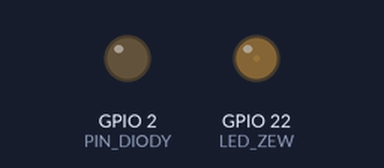
Simulated run of this sketch. Board: ESP32. Shown: output pins drawn as LEDs (lit = HIGH). What the sketch prints to the serial monitor is not drawn.

Above: at 37.05 s.
At 44.35 s:
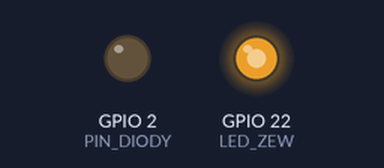
At 51.45 s:
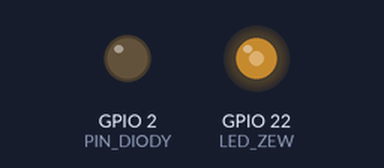
At 67.05 s:
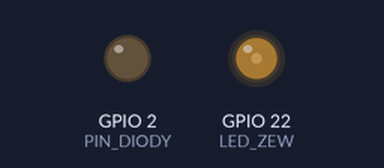
Timing chart, 0 to 72.0 s (numbered marks = the images above):
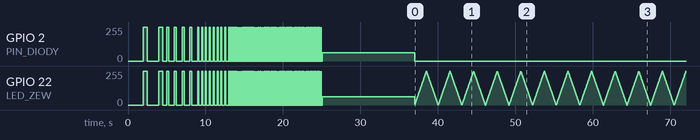

Measured:
- by itself, GPIO 2 (PIN_DIODY): 255/255 → 0/255 at 2.5 s, → 255/255 1.5 s later, → 0/255 0.50 s later, → 255/255 0.50 s later, … (309 changes in this stretch)
- by itself, GPIO 22 (LED_ZEW): 255/255 → 0/255 at 2.5 s, → 255/255 1.5 s later, → 0/255 0.50 s later, → 255/255 0.50 s later, … (6412 changes in this stretch)

The sketch:

L05_pwm_dioda.ino
```cpp
/*
 * ==============================================================
 *  LEKCJA 05: PWM – JAK „ŚCISZYĆ” DIODĘ
 *  Kurs „Inżynieria dronowa” – Uniwersytet Dzieci, zajęcia 3
 *  WERSJA PROWADZĄCEGO (z rozwiązaniami)
 * ==============================================================
 *
 *  CZEGO SIĘ NAUCZYSZ
 *   - Co to jest PWM i wypełnienie.
 *   - Dlaczego szybkie mruganie oko widzi jako słabsze światło.
 *   - Jak zrobić PWM sprzętem (moduł LEDC w ESP32).
 *   - Jak oglądać dane na wykresie (Serial Plotter).
 *
 *  CO MUSI BYĆ PODŁĄCZONE
 *   - Kabel USB. Dioda RGB jest na płytce.
 *   - (opcjonalnie) zewnętrzna dioda: pin LED_ZEW -> rezystor 220 Ω
 *     -> dłuższa nóżka diody, krótsza nóżka -> GND.
 *
 *  JAK TO DZIAŁA
 *   Pin umie tylko dwie rzeczy: włączony (1) albo wyłączony (0).
 *   Żeby dioda świeciła „w połowie”, szybko ją włączamy i wyłączamy.
 *   WYPEŁNIENIE mówi, przez jaką część czasu jest włączona.
 *   Analogia: wentylator, który włączasz na chwilę co chwilę –
 *   im dłużej włączony, tym mocniej dmucha „średnio”.
 *
 *    25%:  _       _       _
 *         | |_____| |_____| |_____
 *    50%:  ___     ___     ___
 *         |   |___|   |___|   |___
 *    75%:  _____   _____   _____
 *         |     |_|     |_|     |_
 *         |<----->|
 *           okres
 *
 *   Program ma 3 części:
 *    1) PWM „ręcznie” i bardzo wolno (okres 2 s) – widać włącz/wyłącz,
 *       a na Plotterze prostokąt 0/1.
 *    2) Okres coraz krótszy – aż oko widzi tylko jasność.
 *    3) PWM sprzętowy (LEDC) – płytka mruga sama, 5000 razy na sekundę.
 *   Otwórz: Narzędzia -> Serial Plotter.
 *
 *  ZADANIA
 *   1. Zmień WYPELNIENIE (np. 10, 50, 90) i obserwuj wykres.
 *   2. Zmień okres najwolniejszego etapu.
 *   3. Zrób „oddychającą” diodę: jasność płynnie rośnie i maleje.
 */

// ================== KONFIGURACJA ==================
#ifdef RGB_BUILTIN
const int PIN_DIODY = RGB_BUILTIN;   // kolorowa dioda na płytce
#else
const int PIN_DIODY = LED_BUILTIN;
#endif
const int LED_ZEW = 22;          // zewnętrzna dioda (opcjonalna), wolny pin
const int JASNOSC_RGB = 40;      // 0..255, dioda RGB jest bardzo jasna!

// ROZWIĄZANIE 1: wypełnienie w procentach (0..100)
const int WYPELNIENIE = 25;

// ROZWIĄZANIE 2: okresy kolejnych etapów w milisekundach
const int OKRESY_MS[] = {2000, 1000, 500, 200, 100, 50, 20, 10, 5};
const int ILE_ETAPOW = 9;

const int LEDC_HZ = 5000;        // PWM sprzętowy: 5000 okresów na sekundę
const int LEDC_BITY = 8;         // 8 bitów = liczby 0..255
// ==================================================

bool stan_diody = false;

// Włącza albo wyłącza obie diody naraz.
void ustawDiode(bool wlaczona) {
  if (wlaczona == stan_diody) return;   // nic się nie zmienia
  stan_diody = wlaczona;
  digitalWrite(LED_ZEW, wlaczona ? HIGH : LOW);
#ifdef RGB_BUILTIN
  int j = wlaczona ? JASNOSC_RGB : 0;
  rgbLedWrite(PIN_DIODY, j, j, j);
#else
  digitalWrite(PIN_DIODY, wlaczona ? HIGH : LOW);
#endif
}

// Jeden etap ręcznego PWM. micros() to zegar w mikrosekundach.
// Reszta z dzielenia (%) mówi, w którym miejscu okresu jesteśmy.
void etapReczny(long okres_ms, long czas_etapu_ms) {
  long okres_us = okres_ms * 1000;
  long wlaczona_us = okres_us * WYPELNIENIE / 100;
  unsigned long start = millis();
  unsigned long ostatni_wykres = 0;
  while (millis() - start < czas_etapu_ms) {
    long miejsce = micros() % okres_us;
    ustawDiode(miejsce < wlaczona_us);
    if (millis() - ostatni_wykres >= 20) {   // punkt wykresu co 20 ms
      ostatni_wykres = millis();
      Serial.print("stan:");
      Serial.print(stan_diody ? 1 : 0);
      Serial.print(",srednia:");
      Serial.println(WYPELNIENIE / 100.0);
    }
  }
}

void setup() {
  Serial.begin(115200);
  delay(1000);
  pinMode(LED_ZEW, OUTPUT);
  pinMode(PIN_DIODY, OUTPUT);
  ustawDiode(true);
  ustawDiode(false);

  // Części 1 i 2: PWM ręcznie, coraz szybciej
  for (int i = 0; i < ILE_ETAPOW; i++) {
    long czas = max(2L * OKRESY_MS[i], 4000L);   // co najmniej 4 s
    etapReczny(OKRESY_MS[i], czas);
  }
  ustawDiode(false);

  // Część 3: PWM sprzętowy. LEDC sam mruga pinem, a procesor jest wolny.
  ledcAttach(LED_ZEW, LEDC_HZ, LEDC_BITY);
}

// Ustawia jasność 0..100% na obu diodach.
// Dioda RGB ma w środku własny mały sterownik PWM.
void jasnosc(int procent) {
  ledcWrite(LED_ZEW, procent * 255 / 100);
#ifdef RGB_BUILTIN
  int j = procent * JASNOSC_RGB / 100;
  rgbLedWrite(PIN_DIODY, j, j, j);
#endif
  Serial.print("jasnosc:");
  Serial.println(procent);
}

void loop() {
  // ROZWIĄZANIE 3: „oddychanie” – jasność w górę, potem w dół
  for (int p = 0; p <= 100; p++) {
    jasnosc(p);
    delay(15);
  }
  for (int p = 100; p >= 0; p--) {
    jasnosc(p);
    delay(15);
  }
}
```
